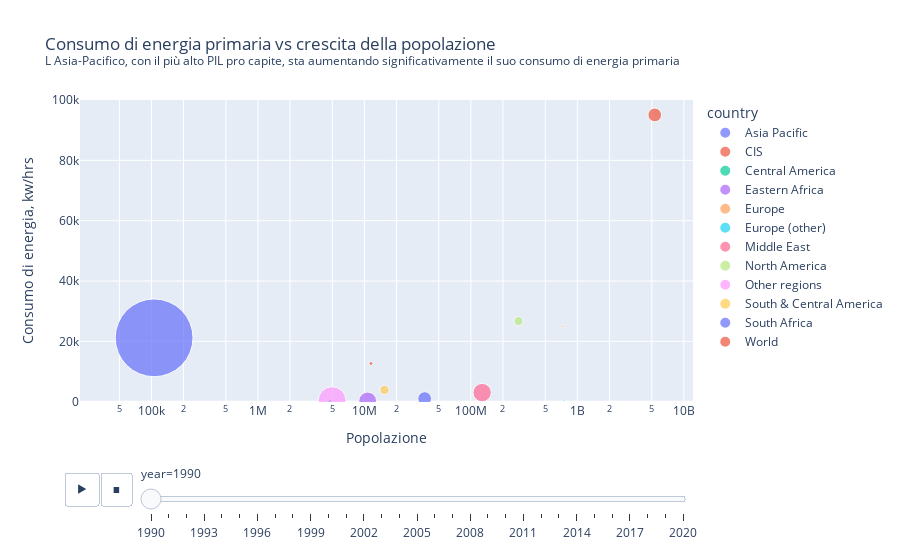

The notebook cell this image was saved under:
### Markdown cell above
Ora, concentriamoci sui modelli di consumo energetico pro capite visualizzando i modelli relativi alle variazioni del PIL e del consumo energetico

### Code cell
regions=['World', 'Europe', 'Europe (other)','North America', 'Central America', 'South & Central America', 'CIS',  'South Africa', 'Eastern Africa', 'Other regions', 'Asia Pacific', 'Middle East']

wemc=energyConsumption.copy()
wemc=wemc[(wemc['year']>=1990)]
wemc=wemc.loc[wemc['country'].isin(regions)]
wemc=wemc.iloc[:, [1, 2, 42, 47, 98, 99, 122]]

px.scatter(wemc, x='population', y='primary_energy_consumption', 
           animation_frame="year", 
           animation_group="country",
           size='gdp_per_capita', 
           color="country", 
           hover_name="country",      
           size_max=55, 
           log_x=True,
           range_y=[-100, 100000],
           title='Consumo di energia primaria vs crescita della popolazione <br><sup>L Asia-Pacifico, con il più alto PIL pro capite, sta aumentando significativamente il suo consumo di energia primaria</sup>', 
           labels={'primary_energy_consumption': 'Consumo di energia, kw/hrs', 'population': 'Popolazione'})

### Figure 1 — Plotly figure (JSON) as saved in the notebook; plotly's stock layout.template omitted (floating-point values rounded to 4 significant figures)
{"data": [{"hovertemplate": "<b>%{hovertext}</b><br><br>country=Asia Pacific<br>year=1990<br>Popolazione=%{x}<br>Consumo di energia, kw/hrs=%{y}<br>gdp_per_capita=%{marker.size}<extra></extra>", "hovertext": ["Asia Pacific", "Asia Pacific"], "ids": ["Asia Pacific", "Asia Pacific"], "legendgroup": "Asia Pacific", "marker": {"color": "#636efa", "size": [264000.0, 33770.0], "sizemode": "area", "sizeref": 87.28, "symbol": "circle"}, "mode": "markers", "name": "Asia Pacific", "orientation": "v", "showlegend": true, "type": "scatter", "x": [106000, 4975000], "xaxis": "x", "y": [21170.0, 549.6], "yaxis": "y"}, {"hovertemplate": "<b>%{hovertext}</b><br><br>country=CIS<br>year=1990<br>Popolazione=%{x}<br>Consumo di energia, kw/hrs=%{y}<br>gdp_per_capita=%{marker.size}<extra></extra>", "hovertext": ["CIS", "CIS"], "ids": ["CIS", "CIS"], "legendgroup": "CIS", "marker": {"color": "#EF553B", "size": [666.1, 33770.0], "sizemode": "area", "sizeref": 87.28, "symbol": "circle"}, "mode": "markers", "name": "CIS", "orientation": "v", "showlegend": true, "type": "scatter", "x": [11531000, 4975000], "xaxis": "x", "y": [12670.0, 407.4], "yaxis": "y"}, {"hovertemplate": "<b>%{hovertext}</b><br><br>country=Central America<br>year=1990<br>Popolazione=%{x}<br>Consumo di energia, kw/hrs=%{y}<br>gdp_per_capita=%{marker.size}<extra></extra>", "hovertext": ["Central America"], "ids": ["Central America"], "legendgroup": "Central America", "marker": {"color": "#00cc96", "size": [718.4], "sizemode": "area", "sizeref": 87.28, "symbol": "circle"}, "mode": "markers", "name": "Central America", "orientation": "v", "showlegend": true, "type": "scatter", "x": [4745000], "xaxis": "x", "y": [116.5], "yaxis": "y"}, {"hovertemplate": "<b>%{hovertext}</b><br><br>country=Eastern Africa<br>year=1990<br>Popolazione=%{x}<br>Consumo di energia, kw/hrs=%{y}<br>gdp_per_capita=%{marker.size}<extra></extra>", "hovertext": ["Eastern Africa"], "ids": ["Eastern Africa"], "legendgroup": "Eastern Africa", "marker": {"color": "#ab63fa", "size": [13870.0], "sizemode": "area", "sizeref": 87.28, "symbol": "circle"}, "mode": "markers", "name": "Eastern Africa", "orientation": "v", "showlegend": true, "type": "scatter", "x": [10739000], "xaxis": "x", "y": [246.6], "yaxis": "y"}, {"hovertemplate": "<b>%{hovertext}</b><br><br>country=Europe<br>year=1990<br>Popolazione=%{x}<br>Consumo di energia, kw/hrs=%{y}<br>gdp_per_capita=%{marker.size}<extra></extra>", "hovertext": ["Europe"], "ids": ["Europe"], "legendgroup": "Europe", "marker": {"color": "#FFA15A", "size": [255.3], "sizemode": "area", "sizeref": 87.28, "symbol": "circle"}, "mode": "markers", "name": "Europe", "orientation": "v", "showlegend": true, "type": "scatter", "x": [720857984], "xaxis": "x", "y": [24980.0], "yaxis": "y"}, {"hovertemplate": "<b>%{hovertext}</b><br><br>country=Europe (other)<br>year=1990<br>Popolazione=%{x}<br>Consumo di energia, kw/hrs=%{y}<br>gdp_per_capita=%{marker.size}<extra></extra>", "hovertext": ["Europe (other)"], "ids": ["Europe (other)"], "legendgroup": "Europe (other)", "marker": {"color": "#19d3f3", "size": [246.3], "sizemode": "area", "sizeref": 87.28, "symbol": "circle"}, "mode": "markers", "name": "Europe (other)", "orientation": "v", "showlegend": true, "type": "scatter", "x": [747182976], "xaxis": "x", "y": [530.7], "yaxis": "y"}, {"hovertemplate": "<b>%{hovertext}</b><br><br>country=Middle East<br>year=1990<br>Popolazione=%{x}<br>Consumo di energia, kw/hrs=%{y}<br>gdp_per_capita=%{marker.size}<extra></extra>", "hovertext": ["Middle East", "Middle East"], "ids": ["Middle East", "Middle East"], "legendgroup": "Middle East", "marker": {"color": "#FF6692", "size": [14740.0, 33770.0], "sizemode": "area", "sizeref": 87.28, "symbol": "circle"}, "mode": "markers", "name": "Middle East", "orientation": "v", "showlegend": true, "type": "scatter", "x": [127576000, 4975000], "xaxis": "x", "y": [3017.0, 322.6], "yaxis": "y"}, {"hovertemplate": "<b>%{hovertext}</b><br><br>country=North America<br>year=1990<br>Popolazione=%{x}<br>Consumo di energia, kw/hrs=%{y}<br>gdp_per_capita=%{marker.size}<extra></extra>", "hovertext": ["North America"], "ids": ["North America"], "legendgroup": "North America", "marker": {"color": "#B6E880", "size": [3538.0], "sizemode": "area", "sizeref": 87.28, "symbol": "circle"}, "mode": "markers", "name": "North America", "orientation": "v", "showlegend": true, "type": "scatter", "x": [279784992], "xaxis": "x", "y": [26720.0], "yaxis": "y"}, {"hovertemplate": "<b>%{hovertext}</b><br><br>country=Other regions<br>year=1990<br>Popolazione=%{x}<br>Consumo di energia, kw/hrs=%{y}<br>gdp_per_capita=%{marker.size}<extra></extra>", "hovertext": ["Other regions", "Other regions", "Other regions", "Other regions"], "ids": ["Other regions", "Other regions", "Other regions", "Other regions"], "legendgroup": "Other regions", "marker": {"color": "#FF97FF", "size": [33770.0, 33770.0, 33770.0, 33770.0], "sizemode": "area", "sizeref": 87.28, "symbol": "circle"}, "mode": "markers", "name": "Other regions", "orientation": "v", "showlegend": true, "type": "scatter", "x": [4975000, 4975000, 4975000, 4975000], "xaxis": "x", "y": [374.7, 187.9, 153.3, 21.19], "yaxis": "y"}, {"hovertemplate": "<b>%{hovertext}</b><br><br>country=South & Central America<br>year=1990<br>Popolazione=%{x}<br>Consumo di energia, kw/hrs=%{y}<br>gdp_per_capita=%{marker.size}<extra></extra>", "hovertext": ["South & Central America"], "ids": ["South & Central America"], "legendgroup": "South & Central America", "marker": {"color": "#FECB52", "size": [3831.0], "sizemode": "area", "sizeref": 87.28, "symbol": "circle"}, "mode": "markers", "name": "South & Central America", "orientation": "v", "showlegend": true, "type": "scatter", "x": [15443000], "xaxis": "x", "y": [3899.0], "yaxis": "y"}, {"hovertemplate": "<b>%{hovertext}</b><br><br>country=South Africa<br>year=1990<br>Popolazione=%{x}<br>Consumo di energia, kw/hrs=%{y}<br>gdp_per_capita=%{marker.size}<extra></extra>", "hovertext": ["South Africa"], "ids": ["South Africa"], "legendgroup": "South Africa", "marker": {"color": "#636efa", "size": [8233.0], "sizemode": "area", "sizeref": 87.28, "symbol": "circle"}, "mode": "markers", "name": "South Africa", "orientation": "v", "showlegend": true, "type": "scatter", "x": [36801000], "xaxis": "x", "y": [1029.0], "yaxis": "y"}, {"hovertemplate": "<b>%{hovertext}</b><br><br>country=World<br>year=1990<br>Popolazione=%{x}<br>Consumo di energia, kw/hrs=%{y}<br>gdp_per_capita=%{marker.size}<extra></extra>", "hovertext": ["World"], "ids": ["World"], "legendgroup": "World", "marker": {"color": "#EF553B", "size": [8109.0], "sizemode": "area", "sizeref": 87.28, "symbol": "circle"}, "mode": "markers", "name": "World", "orientation": "v", "showlegend": true, "type": "scatter", "x": [5327230976], "xaxis": "x", "y": [95060.0], "yaxis": "y"}], "layout": {"legend": {"itemsizing": "constant", "title": {"text": "country"}, "tracegroupgap": 0}, "sliders": [{"active": 0, "currentvalue": {"prefix": "year="}, "len": 0.9, "pad": {"b": 10, "t": 60}, "steps": [{"args": [["1990"], {"frame": {"duration": 0, "redraw": false}, "fromcurrent": true, "mode": "immediate", "transition": {"duration": 0, "easing": "linear"}}], "label": "1990", "method": "animate"}, {"args": [["1991"], {"frame": {"duration": 0, "redraw": false}, "fromcurrent": true, "mode": "immediate", "transition": {"duration": 0, "easing": "linear"}}], "label": "1991", "method": "animate"}, {"args": [["1992"], {"frame": {"duration": 0, "redraw": false}, "fromcurrent": true, "mode": "immediate", "transition": {"duration": 0, "easing": "linear"}}], "label": "1992", "method": "animate"}, {"args": [["1993"], {"frame": {"duration": 0, "redraw": false}, "fromcurrent": true, "mode": "immediate", "transition": {"duration": 0, "easing": "linear"}}], "label": "1993", "method": "animate"}, {"args": [["1994"], {"frame": {"duration": 0, "redraw": false}, "fromcurrent": true, "mode": "immediate", "transition": {"duration": 0, "easing": "linear"}}], "label": "1994", "method": "animate"}, {"args": [["1995"], {"frame": {"duration": 0, "redraw": false}, "fromcurrent": true, "mode": "immediate", "transition": {"duration": 0, "easing": "linear"}}], "label": "1995", "method": "animate"}, {"args": [["1996"], {"frame": {"duration": 0, "redraw": false}, "fromcurrent": true, "mode": "immediate", "transition": {"duration": 0, "easing": "linear"}}], "label": "1996", "method": "animate"}, {"args": [["1997"], {"frame": {"duration": 0, "redraw": false}, "fromcurrent": true, "mode": "immediate", "transition": {"duration": 0, "easing": "linear"}}], "label": "1997", "method": "animate"}, {"args": [["1998"], {"frame": {"duration": 0, "redraw": false}, "fromcurrent": true, "mode": "immediate", "transition": {"duration": 0, "easing": "linear"}}], "label": "1998", "method": "animate"}, {"args": [["1999"], {"frame": {"duration": 0, "redraw": false}, "fromcurrent": true, "mode": "immediate", "transition": {"duration": 0, "easing": "linear"}}], "label": "1999", "method": "animate"}, {"args": [["2000"], {"frame": {"duration": 0, "redraw": false}, "fromcurrent": true, "mode": "immediate", "transition": {"duration": 0, "easing": "linear"}}], "label": "2000", "method": "animate"}, {"args": [["2001"], {"frame": {"duration": 0, "redraw": false}, "fromcurrent": true, "mode": "immediate", "transition": {"duration": 0, "easing": "linear"}}], "label": "2001", "method": "animate"}, {"args": [["2002"], {"frame": {"duration": 0, "redraw": false}, "fromcurrent": true, "mode": "immediate", "transition": {"duration": 0, "easing": "linear"}}], "label": "2002", "method": "animate"}, {"args": [["2003"], {"frame": {"duration": 0, "redraw": false}, "fromcurrent": true, "mode": "immediate", "transition": {"duration": 0, "easing": "linear"}}], "label": "2003", "method": "animate"}, {"args": [["2004"], {"frame": {"duration": 0, "redraw": false}, "fromcurrent": true, "mode": "immediate", "transition": {"duration": 0, "easing": "linear"}}], "label": "2004", "method": "animate"}, {"args": [["2005"], {"frame": {"duration": 0, "redraw": false}, "fromcurrent": true, "mode": "immediate", "transition": {"duration": 0, "easing": "linear"}}], "label": "2005", "method": "animate"}, {"args": [["2006"], {"frame": {"duration": 0, "redraw": false}, "fromcurrent": true, "mode": "immediate", "transition": {"duration": 0, "easing": "linear"}}], "label": "2006", "method": "animate"}, {"args": [["2007"], {"frame": {"duration": 0, "redraw": false}, "fromcurrent": true, "mode": "immediate", "transition": {"duration": 0, "easing": "linear"}}], "label": "2007", "method": "animate"}, {"args": [["2008"], {"frame": {"duration": 0, "redraw": false}, "fromcurrent": true, "mode": "immediate", "transition": {"duration": 0, "easing": "linear"}}], "label": "2008", "method": "animate"}, {"args": [["2009"], {"frame": {"duration": 0, "redraw": false}, "fromcurrent": true, "mode": "immediate", "transition": {"duration": 0, "easing": "linear"}}], "label": "2009", "method": "animate"}, {"args": [["2010"], {"frame": {"duration": 0, "redraw": false}, "fromcurrent": true, "mode": "immediate", "transition": {"duration": 0, "easing": "linear"}}], "label": "2010", "method": "animate"}, {"args": [["2011"], {"frame": {"duration": 0, "redraw": false}, "fromcurrent": true, "mode": "immediate", "transition": {"duration": 0, "easing": "linear"}}], "label": "2011", "method": "animate"}, {"args": [["2012"], {"frame": {"duration": 0, "redraw": false}, "fromcurrent": true, "mode": "immediate", "transition": {"duration": 0, "easing": "linear"}}], "label": "2012", "method": "animate"}, {"args": [["2013"], {"frame": {"duration": 0, "redraw": false}, "fromcurrent": true, "mode": "immediate", "transition": {"duration": 0, "easing": "linear"}}], "label": "2013", "method": "animate"}, {"args": [["2014"], {"frame": {"duration": 0, "redraw": false}, "fromcurrent": true, "mode": "immediate", "transition": {"duration": 0, "easing": "linear"}}], "label": "2014", "method": "animate"}, {"args": [["2015"], {"frame": {"duration": 0, "redraw": false}, "fromcurrent": true, "mode": "immediate", "transition": {"duration": 0, "easing": "linear"}}], "label": "2015", "method": "animate"}, {"args": [["2016"], {"frame": {"duration": 0, "redraw": false}, "fromcurrent": true, "mode": "immediate", "transition": {"duration": 0, "easing": "linear"}}], "label": "2016", "method": "animate"}, {"args": [["2017"], {"frame": {"duration": 0, "redraw": false}, "fromcurrent": true, "mode": "immediate", "transition": {"duration": 0, "easing": "linear"}}], "label": "2017", "method": "animate"}, {"args": [["2018"], {"frame": {"duration": 0, "redraw": false}, "fromcurrent": true, "mode": "immediate", "transition": {"duration": 0, "easing": "linear"}}], "label": "2018", "method": "animate"}, {"args": [["2019"], {"frame": {"duration": 0, "redraw": false}, "fromcurrent": true, "mode": "immediate", "transition": {"duration": 0, "easing": "linear"}}], "label": "2019", "method": "animate"}, {"args": [["2020"], {"frame": {"duration": 0, "redraw": false}, "fromcurrent": true, "mode": "immediate", "transition": {"duration": 0, "easing": "linear"}}], "label": "2020", "method": "animate"}], "x": 0.1, "xanchor": "left", "y": 0, "yanchor": "top"}], "title": {"text": "Consumo di energia primaria vs crescita della popolazione <br><sup>L Asia-Pacifico, con il più alto PIL pro capite, sta aumentando significativamente il suo consumo di energia primaria</sup>"}, "updatemenus": [{"buttons": [{"args": [null, {"frame": {"duration": 500, "redraw": false}, "fromcurrent": true, "mode": "immediate", "transition": {"duration": 500, "easing": "linear"}}], "label": "&#9654;", "method": "animate"}, {"args": [[null], {"frame": {"duration": 0, "redraw": false}, "fromcurrent": true, "mode": "immediate", "transition": {"duration": 0, "easing": "linear"}}], "label": "&#9724;", "method": "animate"}], "direction": "left", "pad": {"r": 10, "t": 70}, "showactive": false, "type": "buttons", "x": 0.1, "xanchor": "right", "y": 0, "yanchor": "top"}], "xaxis": {"anchor": "y", "domain": [0, 1], "title": {"text": "Popolazione"}, "type": "log"}, "yaxis": {"anchor": "x", "domain": [0, 1], "range": [-100, 100000], "title": {"text": "Consumo di energia, kw/hrs"}}}}
